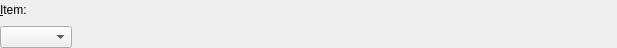
<ui version="4.0" >
 <class>SpecificationStateSelector</class>
 <widget class="QWidget" name="SpecificationStateSelector" >
  <property name="geometry" >
   <rect>
    <x>0</x>
    <y>0</y>
    <width>617</width>
    <height>48</height>
   </rect>
  </property>
  <layout class="QGridLayout" >
   <property name="leftMargin" >
    <number>0</number>
   </property>
   <property name="topMargin" >
    <number>0</number>
   </property>
   <property name="rightMargin" >
    <number>0</number>
   </property>
   <property name="bottomMargin" >
    <number>0</number>
   </property>
   <item row="0" column="0" >
    <widget class="QLabel" name="label" >
     <property name="text" >
      <string>&amp;Item:</string>
     </property>
     <property name="buddy" >
      <cstring>specItem</cstring>
     </property>
    </widget>
   </item>
   <item rowspan="2" row="0" column="1" >
    <widget class="QWidget" native="1" name="stateContainer" >
     <property name="minimumSize" >
      <size>
       <width>10</width>
       <height>0</height>
      </size>
     </property>
    </widget>
   </item>
   <item row="1" column="0" >
    <widget class="QComboBox" name="specItem" >
     <property name="sizePolicy" >
      <sizepolicy vsizetype="Fixed" hsizetype="Minimum" >
       <horstretch>0</horstretch>
       <verstretch>0</verstretch>
      </sizepolicy>
     </property>
     <property name="toolTip" >
      <string>Specification Item</string>
     </property>
    </widget>
   </item>
   <item row="1" column="2" >
    <spacer>
     <property name="orientation" >
      <enum>Qt::Horizontal</enum>
     </property>
     <property name="sizeHint" >
      <size>
       <width>40</width>
       <height>20</height>
      </size>
     </property>
    </spacer>
   </item>
  </layout>
 </widget>
 <resources/>
 <connections/>
</ui>
